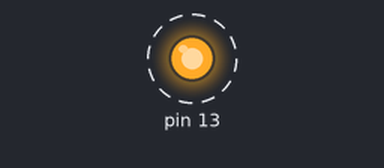
A sketch run on a simulated Arduino Uno, built with avr-gcc and run on an emulated ATmega328P. On the bench: output pins drawn as LEDs (lit = HIGH). Dashed ring = blinking. What the sketch prints to the serial monitor is not drawn.

Above: at 0.12 s.
Timing chart, 0 to 3.0 s (numbered marks = the images above):
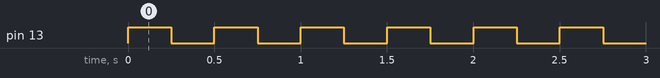

Measured:
- by itself, pin 13: alternates HIGH for 0.25 s and LOW for 0.25 s

The sketch:

sketch.ino
```cpp
void setup() {
  pinMode(13, OUTPUT);
  Serial.begin(115200);
}

void loop() {
  digitalWrite(13, HIGH);
  Serial.println("RobotKit D13 HIGH");
  delay(250);
  digitalWrite(13, LOW);
  Serial.println("RobotKit D13 LOW");
  delay(250);
}
```
